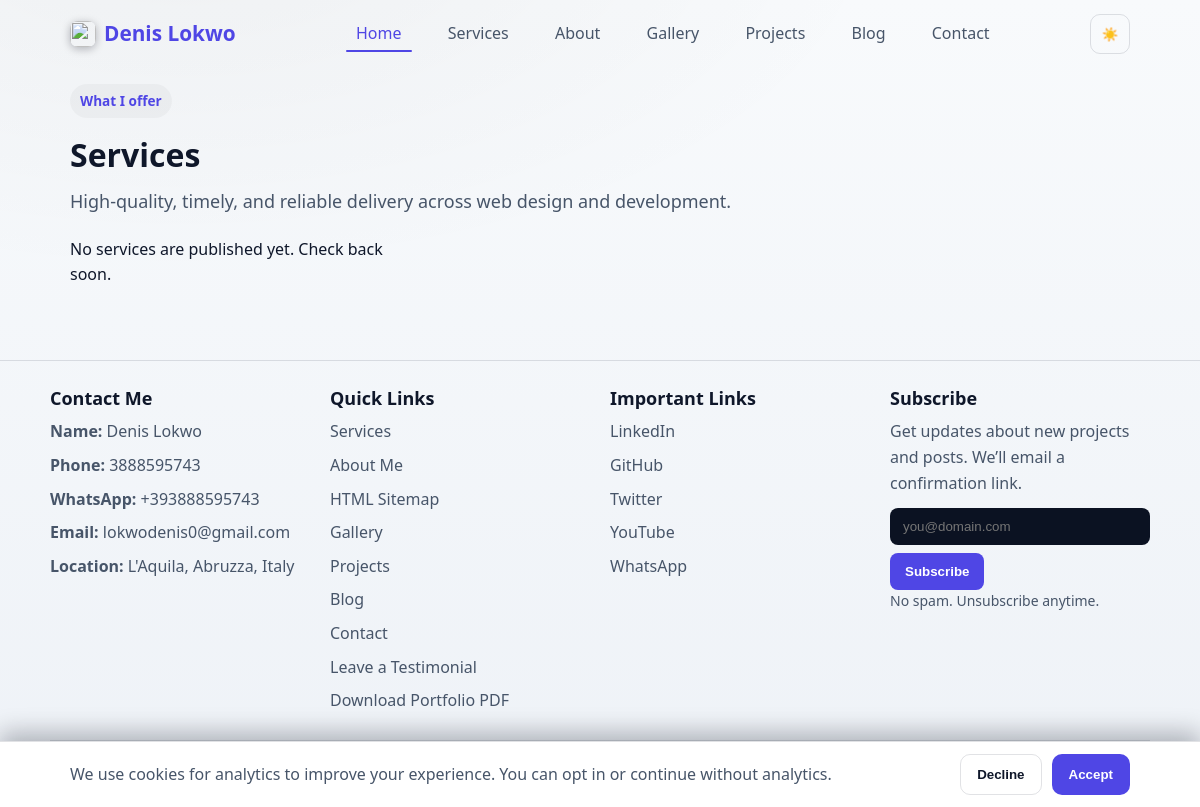
/services/, run on an earlier commit of the app's database.
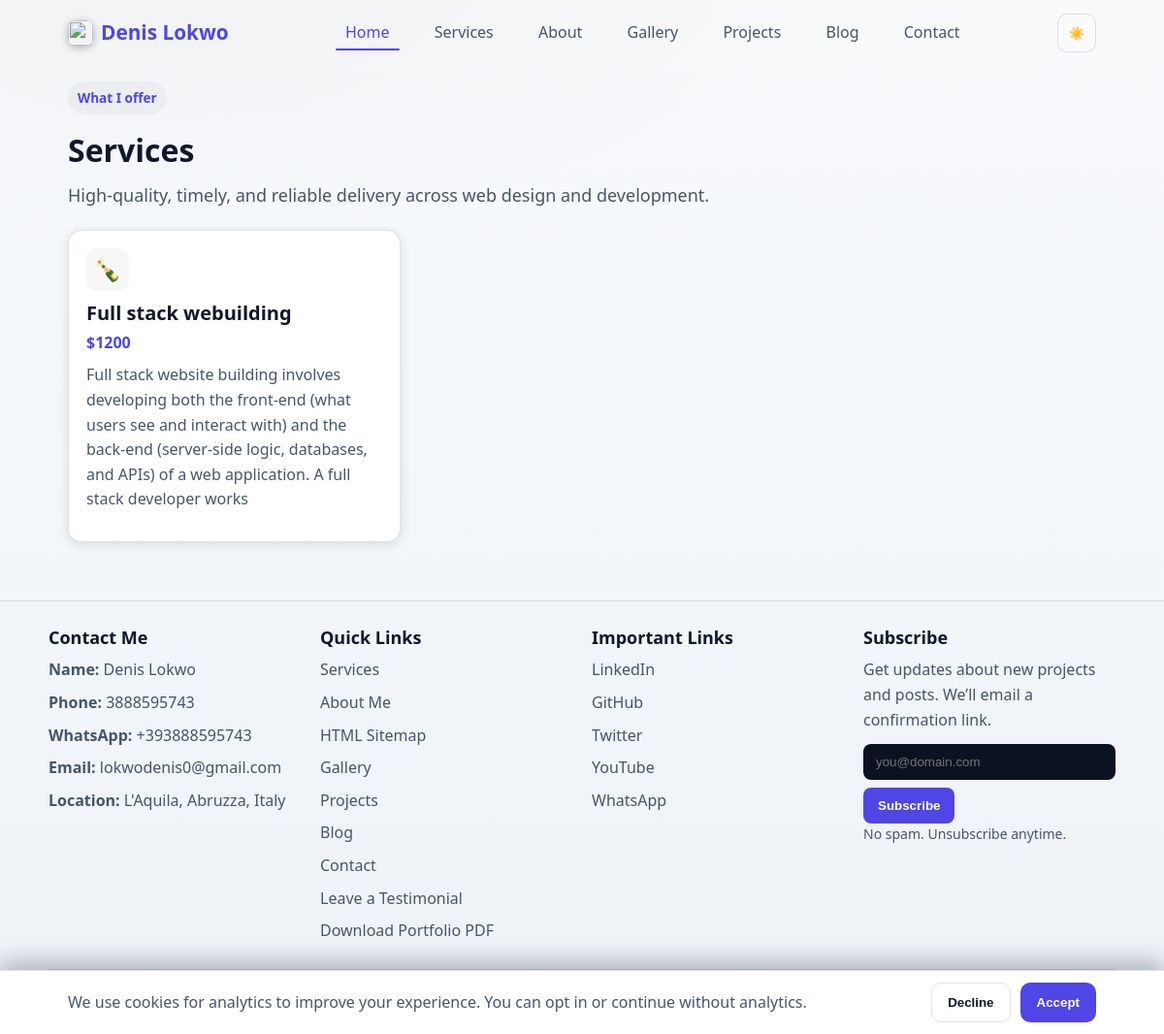
And on a later commit of the database.
### portfolio/models.py (models this page shows, shortened)
class Service(models.Model):
    key = models.UUIDField(default=uuid.uuid4, unique=True, editable=False)
    title = models.CharField(max_length=150)
    slug = models.SlugField(max_length=200, unique=True, blank=True, help_text="URL slug; auto-generated from title if left blank")
    description = models.TextField(blank=True)
    icon = models.CharField(max_length=60, blank=True, help_text="Optional emoji or CSS icon class, e.g. 🚀 or lucide-code")
    price = models.CharField(max_length=60, blank=True, help_text="Optional price text, e.g. $499+ or Custom")
    is_published = models.BooleanField(default=True)
    order = models.PositiveIntegerField(default=0)
    created_at = models.DateTimeField(auto_now_add=True)
    class Meta:
        ordering = ['order', 'title']
        verbose_name = 'Service'
        verbose_name_plural = 'Services'
    def get_absolute_url(self):
        if getattr(self, 'slug', None):
            return reverse('portfolio:service_detail', args=[self.slug])
        return reverse('portfolio:services')

### portfolio/views.py (the view)
# urls.py: path('services/', views.services, name='services'),
def services(request):
	services = Service.objects.filter(is_published=True).order_by('order','title')
	return render(request, 'services.html', {'services': services})

### portfolio/context_processors.py (called while the page is built)
def analytics(request):
    cal = getattr(settings, 'CALENDLY_URL', '')
    try:
        SiteSettings = apps.get_model('portfolio', 'SiteSettings')
        obj = SiteSettings.objects.first()
        if obj and getattr(obj, 'calendly_url', ''):
            cal = obj.calendly_url
    except Exception:
        pass
    return {
        'GA_MEASUREMENT_ID': getattr(settings, 'GA_MEASUREMENT_ID', None),
        'CALENDLY_URL': cal,
    }

### portfolio/templatetags/site_extras.py (called while the page is built)
@register.simple_tag(takes_context=True)
def absolute_static(context, path: str) -> str:
    try:
        url = static(path)
    except Exception:
        url = path
    request = context.get('request')
    if request:
        try:
            return request.build_absolute_uri(url)
        except Exception:
            return url
    return url

@register.filter(name="get")
def get_item(obj, key):
    try:
        if obj is None or key is None:
            return None
        if isinstance(obj, dict):
            return obj.get(key)
        return getattr(obj, str(key), None)
    except Exception:
        return None

### portfolio/templates/services.html (shortened to what this page needs)
{% extends 'base.html' %}
{% block hero %}
<section class="container page-section" style="margin-bottom:0">
  <div class="hero-grid" style="display:flex;align-items:center;gap:32px;flex-wrap:wrap">
    <div style="flex:1;min-width:260px">
      <span class="eyebrow">What I offer</span>
      <h1 class="title">Services</h1>
      <p class="lead">High-quality, timely, and reliable delivery across web design and development.</p>
    </div>
  </div>
</section>
{% endblock %}
{% block content %}
<section class="container page-section">
  <div class="services-grid" role="list">
    {% for s in services %}
    <article class="service-card" role="listitem">
      {% if s.icon %}
      <div class="svc-icon" aria-hidden="true">{{ s.icon }}</div>
      {% endif %}
      <h3 class="svc-title">
        {% if s.slug %}
          <a href="{{ s.get_absolute_url }}" style="text-decoration:none;color:inherit">{{ s.title }}</a>
        {% else %}
          {{ s.title }}
        {% endif %}
      </h3>
      {% if s.price %}<div class="svc-price">{{ s.price }}</div>{% endif %}
      {% if s.description %}<p class="svc-desc">{{ s.description }}</p>{% endif %}
    </article>
    {% empty %}
      <p>No services are published yet. Check back soon.</p>
    {% endfor %}
  </div>
</section>
{% endblock %}

What changed in the data, as far as the page shows it:
added Service: icon "🍾", title "Full stack webuilding", price "$1200", description "Full stack website building involves developing both the front-end (what users see and interact with) and the back-end (server-side logic, databases, and APIs) of a web application. A full stack developer works"
Also different on the page:
text no longer shown: "No services are published yet. Check back soon."
